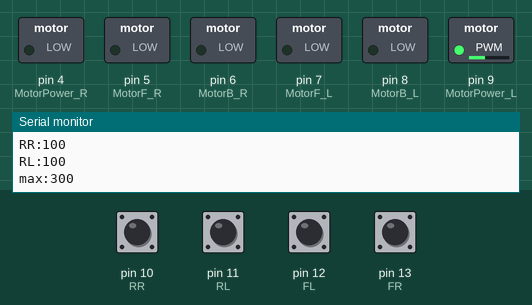
This sketch was run on a simulated Arduino Uno, built with avr-gcc and run on an emulated ATmega328P. On the bench: switched loads named in the sketch (green lamp = pin HIGH), the last lines printed to the serial monitor. Dashed ring = blinking. The test bench sets the inputs (shaded band); at power-on: pin 10 (RR), pin 11 (RL), pin 12 (FL), pin 13 (FR) HIGH.

Above: at 1.2 s.
1.3 s: pin 11 (RL) pulled LOW for 0.15 s
At 2.3 s:
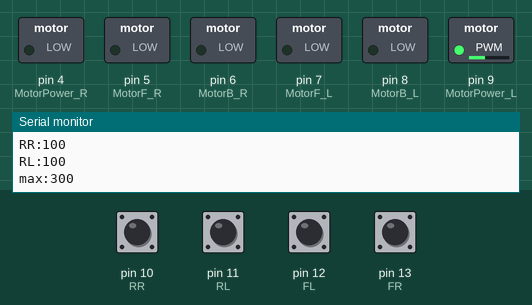
3.1 s: pin 10 (RR) pulled LOW for 1 s
At 3.9 s:
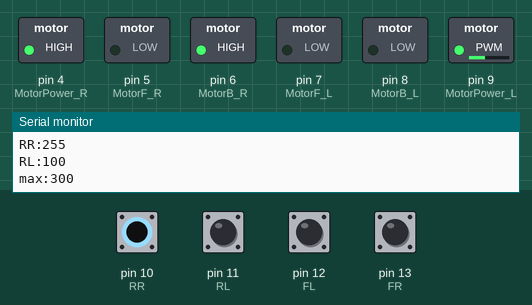
5.8 s: pin 12 (FL) pulled LOW for 1 s
At 6.8 s:
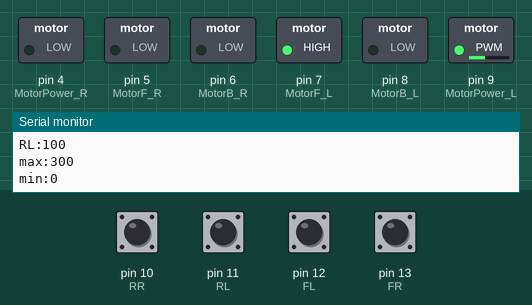
8.6 s: pin 13 (FR) pulled LOW for 0.15 s
At 9.5 s:
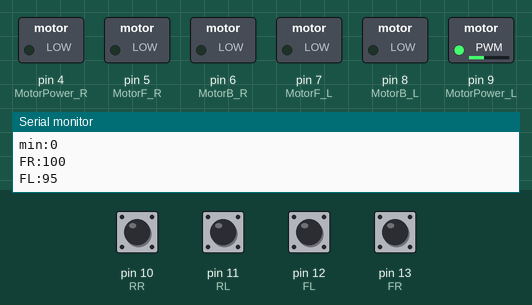
10.4 s: pin 11 (RL) pulled LOW for 1 s
At 11.2 s:
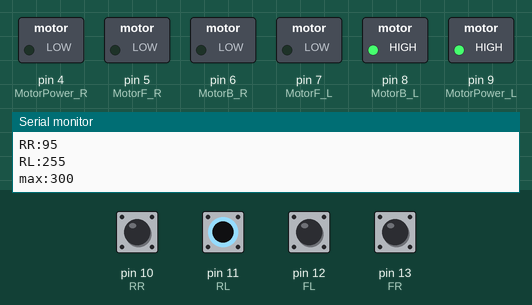
13.0 s: pin 10 (RR) pulled LOW for 0.15 s
At 13.19 s:
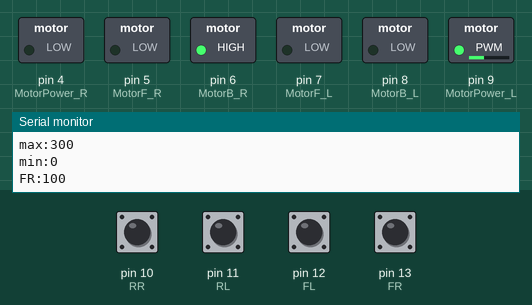
Timing chart, 0 to 16.0 s (numbered marks = the images above; inputs shaded):
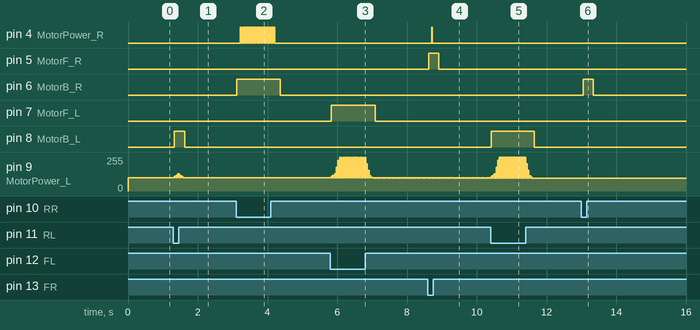

The sketch:

1207_MotorSample.ino
```cpp
// モーターのピンを定義
#define MotorPower_R 4
#define MotorPower_L 9

#define MotorF_R 5
#define MotorB_R 6

#define MotorF_L 7
#define MotorB_L 8

// モーターの制御用ピンを定義
#define FR 13
#define FL 12
#define RR 10
#define RL 11

// ジョイスティックのピンを定義
#define Joy_x A3
#define Joy_y A4
#define button 3

// 変数
float a1 = 0.5;
float a2 = 0.25;
float b0 = 1.0;
int x = 0;

float y1 = 0.0;
float y2 = 0.0;

int tmp = 0;
int axis_x = 0;
int axis_y = 0;

// 速度パラメーターの定義
int input_speed_FR = 100;
int input_speed_RR = 100;
int input_speed_FL = 100;
int input_speed_RL = 100;

void setup()
{
  // put your setup code here, to run once:
  // モーターのピンを入出力を設定
  pinMode(MotorPower_R, OUTPUT);
  pinMode(MotorPower_L, OUTPUT);
  pinMode(MotorF_R, OUTPUT);
  pinMode(MotorF_L, OUTPUT);
  pinMode(MotorB_R, OUTPUT);
  pinMode(MotorB_L, OUTPUT);
  pinMode(FR, INPUT_PULLUP);
  pinMode(FL, INPUT_PULLUP);
  pinMode(RR, INPUT_PULLUP);
  pinMode(RL, INPUT_PULLUP);
  analogWrite(MotorPower_R, 0);
  analogWrite(MotorPower_L, 0);
  stop();
  // シリアル通信の開始
  Serial.begin(9600);
}

void loop()
{
  // put your main code here, to run repeatedly:
  // なめらかな加減速
  button_trapezoid_v2();
  // 急加減速
  // moving();
}

void moving()
{
  if (digitalRead(FR) == LOW)
  {
    FR_t(1, 255);
  }
  else
  {
    FR_t(0, 0);
  }
  if (digitalRead(FL) == LOW)
  {
    FL_t(1, 255);
  }
  else
  {
    FL_t(0, 0);
  }
  if (digitalRead(RR) == LOW)
  {
    RR_t(1, 255);
  }
  else
  {
    RR_t(0, 0);
  }
  if (digitalRead(RL) == LOW)
  {
    RL_t(1, 255);
  }
  else
  {
    RL_t(0, 0);
  }
}

// 台形制御を用いたモーター制御
void button_trapezoid_v2()
{
  Serial.print("max:");
  Serial.println(300);
  Serial.print("min:");
  Serial.println(0);
  if (digitalRead(FR) == LOW)
  {
    if (input_speed_FR < 130)
    {
      input_speed_FR += 10;
    }
    else if (input_speed_FR < 255)
    {
      input_speed_FR += 50;
      if (input_speed_FR >= 255)
      {
        input_speed_FR = 255;
      }
    }
    FR_t(1, input_speed_FR);
  }
  else
  {
    if (input_speed_FR > 200)
    {
      input_speed_FR -= 50;
      FR_t(1, input_speed_FR);
    }
    else if (input_speed_FR > 150)
    {
      input_speed_FR -= 40;
      FR_t(1, input_speed_FR);
    }
    else if (input_speed_FR > 100)
    {
      input_speed_FR -= 10;
      if (input_speed_FR < 100)
      {
        input_speed_FR == 100;
      }
      FR_t(1, input_speed_FR);
    }
    else
    {
      FR_t(0, input_speed_FR);
    }
  }

  if (digitalRead(FL) == LOW)
  {
    if (input_speed_FL < 130)
    {
      input_speed_FL += 10;
    }
    else if (input_speed_FL < 255)
    {
      input_speed_FL += 50;
      if (input_speed_FL >= 255)
      {
        input_speed_FL = 255;
      }
    }
    FL_t(1, input_speed_FL);
  }
  else
  {
    if (input_speed_FL > 200)
    {
      input_speed_FL -= 50;
      FL_t(1, input_speed_FL);
    }
    else if (input_speed_FL > 150)
    {
      input_speed_FL -= 40;
      FL_t(1, input_speed_FL);
    }
    else if (input_speed_FL > 100)
    {
      input_speed_FL -= 10;
      if (input_speed_FL < 100)
      {
        input_speed_FL == 100;
      }
      FL_t(1, input_speed_FL);
    }
    else
    {
      FL_t(0, input_speed_FL);
    }
  }

  if (digitalRead(RR) == LOW)
  {
    if (input_speed_RR < 130)
    {
      input_speed_RR += 10;
    }
    else if (input_speed_RR < 255)
    {
      input_speed_RR += 50;
      if (input_speed_RR >= 255)
      {
        input_speed_RR = 255;
      }
    }
    RR_t(1, input_speed_RR);
  }
  else
  {
    if (input_speed_RR > 200)
    {
      input_speed_RR -= 50;
      RR_t(1, input_speed_RR);
    }
    else if (input_speed_RR > 150)
    {
      input_speed_RR -= 40;
      RR_t(1, input_speed_RR);
    }
    else if (input_speed_RR > 100)
    {
      input_speed_RR -= 10;
      if (input_speed_RR < 100)
      {
        input_speed_RR == 100;
      }
      RR_t(1, input_speed_RR);
    }
    else
    {
      RR_t(0, input_speed_RR);
    }
  }

  if (digitalRead(RL) == LOW)
  {
    if (input_speed_RL < 130)
    {
      input_speed_RL += 10;
    }
    else if (input_speed_RL < 255)
    {
      input_speed_RL += 50;
      if (input_speed_RL >= 255)
      {
        input_speed_RL = 255;
      }
    }
    RL_t(1, input_speed_RL);
  }
  else
  {
    if (input_speed_RL > 200)
    {
      input_speed_RL -= 50;
      RL_t(1, input_speed_RL);
    }
    else if (input_speed_RL > 150)
    {
      input_speed_RL -= 40;
      RL_t(1, input_speed_RL);
    }
    else if (input_speed_RL > 100)
    {
      input_speed_RL -= 10;
      if (input_speed_RL < 100)
      {
        input_speed_RL == 100;
      }
      RL_t(1, input_speed_RL);
    }
    else
    {
      RL_t(0, input_speed_RL);
    }
  }
  delay(10);
}

// 停止
void stop()
{
  analogWrite(MotorPower_R, 0);
  analogWrite(MotorPower_L, 0);
  digitalWrite(MotorF_R, LOW);
  digitalWrite(MotorF_L, LOW);
  digitalWrite(MotorB_R, LOW);
  digitalWrite(MotorB_L, LOW);
}

// 各タイヤごとのモーター制御
// 右前
void FR_t(int state, int input_speed)
{
  Serial.print("FR:");
  Serial.println(input_speed);
  analogWrite(MotorPower_R, input_speed);
  if (state == 1)
  {
    digitalWrite(MotorF_R, HIGH);
  }
  else
  {
    digitalWrite(MotorF_R, LOW);
  }
}
// 左前
void FL_t(int state, int input_speed)
{
  Serial.print("FL:");
  Serial.println(input_speed);
  analogWrite(MotorPower_L, input_speed);
  if (state == 1)
  {
    digitalWrite(MotorF_L, HIGH);
  }
  else
  {
    digitalWrite(MotorF_L, LOW);
  }
}
// 右後
void RR_t(int state, int input_speed)
{
  Serial.print("RR:");
  Serial.println(input_speed);
  analogWrite(MotorPower_R, input_speed);
  if (state == 1)
  {
    digitalWrite(MotorB_R, HIGH);
  }
  else
  {
    digitalWrite(MotorB_R, LOW);
  }
}
// 左後
void RL_t(int state, int input_speed)
{
  Serial.print("RL:");
  Serial.println(input_speed);
  analogWrite(MotorPower_L, input_speed);
  if (state == 1)
  {
    digitalWrite(MotorB_L, HIGH);
  }
  else
  {
    digitalWrite(MotorB_L, LOW);
  }
}
```

Measured:
- after the input at 1.3 s, pin 8 (MotorB_L): LOW → HIGH at once, → LOW 0.30 s later
- after the input at 3.1 s, pin 4 (MotorPower_R): alternates HIGH for 0.03 s and LOW for 0.02 s, 40 changes in all, then stays LOW, starting after 0.12 s; pin 6 (MotorB_R): LOW → HIGH at once, → LOW 1.2 s later
- after the input at 8.6 s, pin 4 (MotorPower_R): LOW → HIGH after 0.11 s, → LOW 0.01 s later; pin 5 (MotorF_R): LOW → HIGH at once, → LOW 0.29 s later
- after the input at 10.4 s, pin 8 (MotorB_L): LOW → HIGH at once, → LOW 1.2 s later
- after the input at 13.0 s, pin 6 (MotorB_R): LOW → HIGH after 0.05 s, → LOW 0.28 s later
